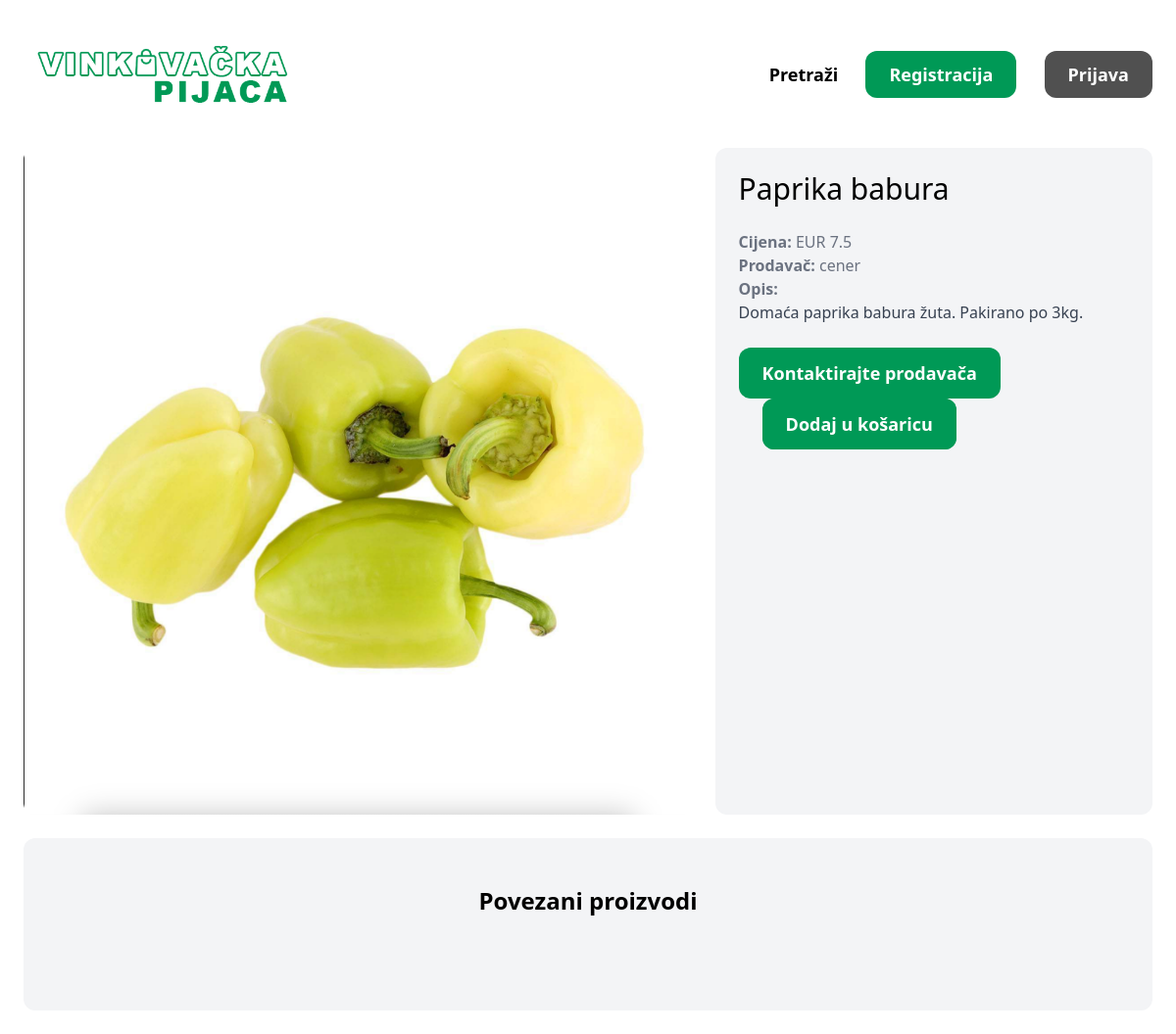
Before: /items/13/ with the older database file.
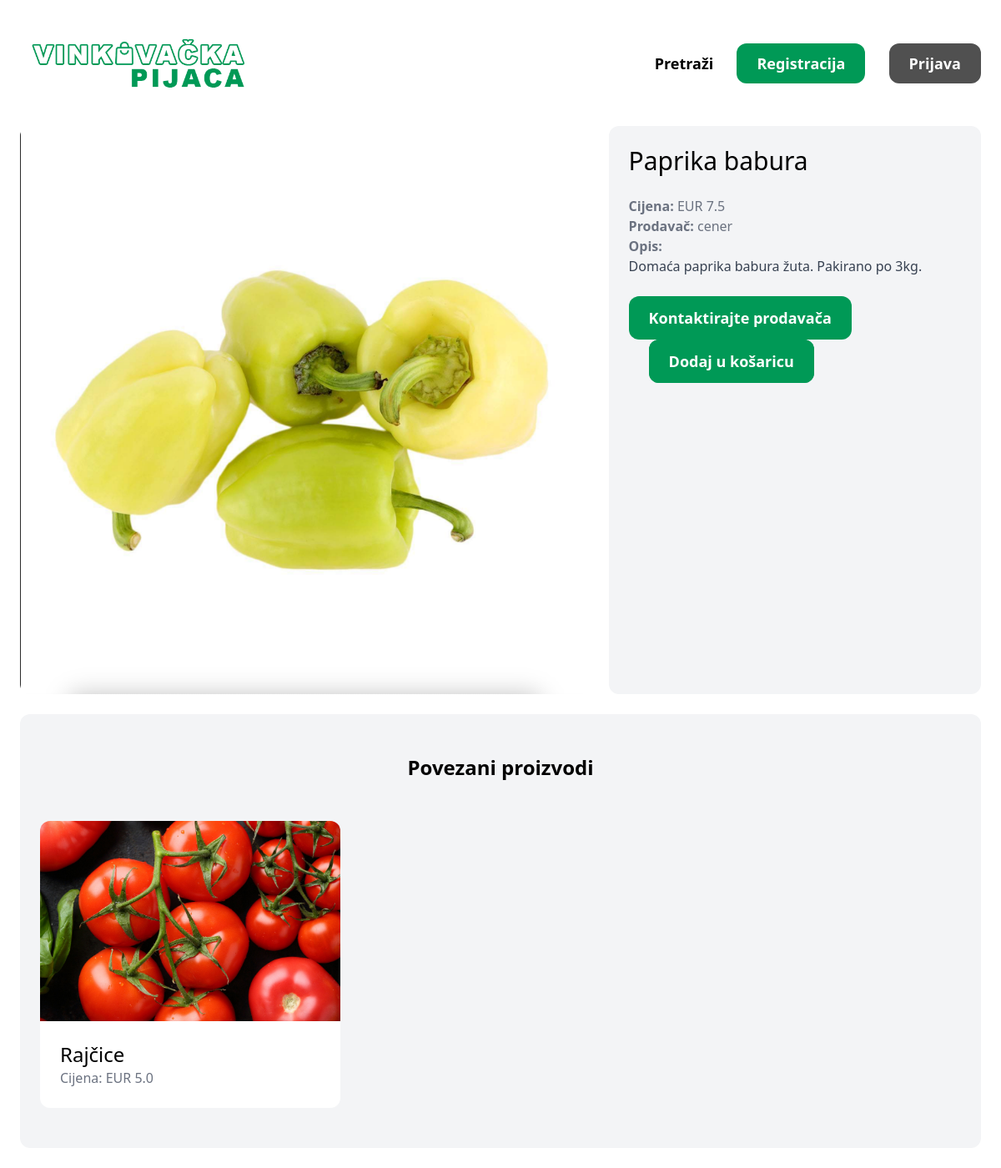
After: the same page with the newer database file.
### item/models.py (models this page shows, shortened)
class Item(models.Model):
    kategorija = models.ForeignKey(Category, related_name='items', on_delete=models.CASCADE)
    naziv = models.CharField(max_length=255)
    opis = models.TextField(blank=True, null=True)
    cijena = models.FloatField()
    slika = models.ImageField(upload_to='item_images', blank=True, null=True)
    created_at = models.DateTimeField(auto_now_add=True)
    created_by = models.ForeignKey(User, related_name='items', on_delete=models.CASCADE)
    def liked_by(self, user):
        if isinstance(user, User):
            return user.like_set.filter(item=self).count() > 0
        else:
            return False

### item/views.py (the view)
# urls.py: path('<int:pk>/', views.detail, name='detail'),
def detail(request, pk):
    item = get_object_or_404(Item, pk=pk)
    related_items = Item.objects.filter(kategorija=item.kategorija).exclude(pk=pk)[0:3]
    liked = item.liked_by(request.user)
    context = {
        'item': item,
        'related_items': related_items,
        'liked': liked,
    }
    return render(request, 'item/detail.html', context)

### item/templates/item/detail.html (shortened to what this page needs)
{% extends 'home/base.html' %}
{% block content %}
<div class="grid grid-cols-5 gap-6">
    <div class="col-span-3">
        <img src="{{ item.slika.url }}" class="rounded-xl">
    </div>
    <div class="col-span-2 p-6 bg-gray-100 rounded-xl">
        <h1 class="mb-6 text-3xl">{{ item.naziv }}</h1>
        <p class="text-gray-500"><strong>Cijena: </strong>EUR {{ item.cijena }}</p>
        <p class="text-gray-500"><strong>Prodavač: </strong>{{ item.created_by.username }}</p>
        {% if item.opis %}
            <p class="text-gray-700">
                <strong class="text-gray-500">Opis:</strong><br>
                {{ item.opis }}
            </p>
        {% endif %}
        {% if request.user == item.created_by %}
        <br>
                <p>Uredite vaš proizvod:</p>
                <a href="{% url 'item:edit' item.id %}" id="inb" class="inline-block mt-6 px-6 py-3 text-lg font-semibold text-white rounded-xl">Uredi</a>
                <a href="{% url 'item:delete' item.id %}" class="inline-block mt-6 ml-6 px-6 py-3 text-lg font-semibold bg-red-500 text-white rounded-xl hover:bg-red-700">Ukloni</a>
        {% elif request.user.is_superuser %}
        <br>
                <p>Ovaj proizvod prodaje: <strong>{{ item.created_by.username }}</strong></p>
                <a href="{% url 'item:delete' item.id %}" class="inline-block mt-6 px-6 py-3 text-lg font-semibold bg-red-500 text-white rounded-xl hover:bg-red-700">Ukloni</a>
            </div>
        {% else %}
            <a href="{% url 'conversation:new' item.id %}" id="inb" class="inline-block mt-6 px-6 py-3 text-lg font-semibold text-white rounded-xl">Kontaktirajte prodavača</a>
            <form action="{% url 'item:toggle_like' item.id%}" method="post" id="inb" class="inline-block text-lg ml-6 font-semibold text-white rounded-xl">
                {% if liked %}
                    <input class="px-6 py-3 text-lg font-semibold bg-red-500 text-white rounded-xl hover:bg-red-700" type="submit" value="Ukloni iz košarice">
                {% else %}
                    <input id="inb" class="px-6 py-3 text-lg font-semibold text-white rounded-xl" type="submit" value="Dodaj u košaricu">
                {% endif %}
            </form>
        {% endif %}
    </div>
</div>
<div class="mt-6 px-6 py-12 bg-gray-100 rounded-xl">
    <h2 class="mb-12 text-2xl text-center"><b>Povezani proizvodi</b></h2>
    <div class="grid grid-cols-3 gap-3">
        {% for item in related_items %}
            <div class="hover:scale-105 ease-in-out duration-300">
                <a href="{% url 'item:detail' item.id %}">
                    <div>
                        <img src="{{ item.slika.url }}" class="rounded-t-xl">
                    </div>
                    <div class="p-6 bg-white rounded-b-xl">
                        <h2 class="text-2xl">{{ item.naziv }}</h2>
                        <p class="text-gray-500">Cijena: EUR {{ item.cijena }}</p>
                    </div>
                </a>
            </div>
        {% endfor %}
    </div>
</div>
{% endblock %}

Changed rows visible on the page:
added Item: slika (picture), naziv "Rajčice", cijena "5.0"
